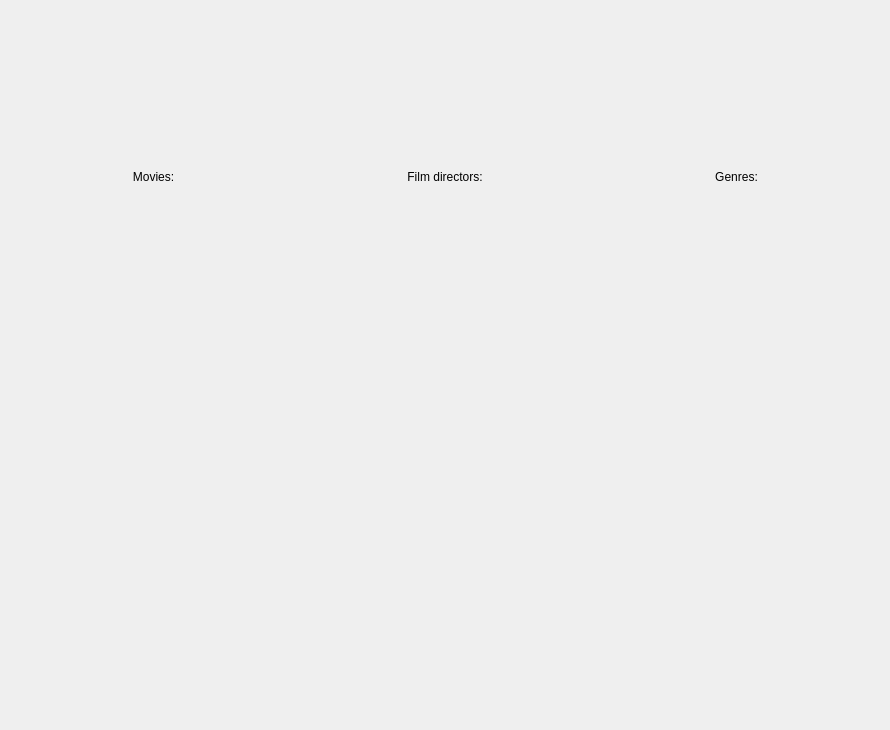
<?xml version="1.0" encoding="UTF-8"?>
<ui version="4.0">
 <class>statistics_window</class>
 <widget class="QWidget" name="statistics_window">
  <property name="geometry">
   <rect>
    <x>0</x>
    <y>0</y>
    <width>890</width>
    <height>730</height>
   </rect>
  </property>
  <property name="windowTitle">
   <string>Form</string>
  </property>
  <layout class="QGridLayout" name="gridLayout">
   <item row="0" column="1">
    <widget class="QLabel" name="filmDirectors_label">
     <property name="text">
      <string>Film directors:</string>
     </property>
     <property name="alignment">
      <set>Qt::AlignCenter</set>
     </property>
    </widget>
   </item>
   <item row="0" column="0">
    <widget class="QLabel" name="movies_label">
     <property name="text">
      <string>Movies:</string>
     </property>
     <property name="alignment">
      <set>Qt::AlignCenter</set>
     </property>
    </widget>
   </item>
   <item row="0" column="2">
    <widget class="QLabel" name="genres_label">
     <property name="text">
      <string>Genres:</string>
     </property>
     <property name="alignment">
      <set>Qt::AlignCenter</set>
     </property>
    </widget>
   </item>
   <item row="2" column="0" colspan="3">
    <spacer name="verticalSpacer">
     <property name="orientation">
      <enum>Qt::Vertical</enum>
     </property>
     <property name="sizeType">
      <enum>QSizePolicy::Preferred</enum>
     </property>
     <property name="sizeHint" stdset="0">
      <size>
       <width>20</width>
       <height>40</height>
      </size>
     </property>
    </spacer>
   </item>
   <item row="1" column="1">
    <widget class="QLabel" name="filmDirectorsCounter_label">
     <property name="text">
      <string/>
     </property>
    </widget>
   </item>
   <item row="1" column="0">
    <widget class="QLabel" name="moviesCounter_label">
     <property name="text">
      <string/>
     </property>
    </widget>
   </item>
   <item row="1" column="2">
    <widget class="QLabel" name="genresCounter_label">
     <property name="text">
      <string/>
     </property>
    </widget>
   </item>
   <item row="3" column="0" colspan="3">
    <layout class="QHBoxLayout" name="pieChart_container"/>
   </item>
  </layout>
 </widget>
 <resources/>
 <connections/>
</ui>
